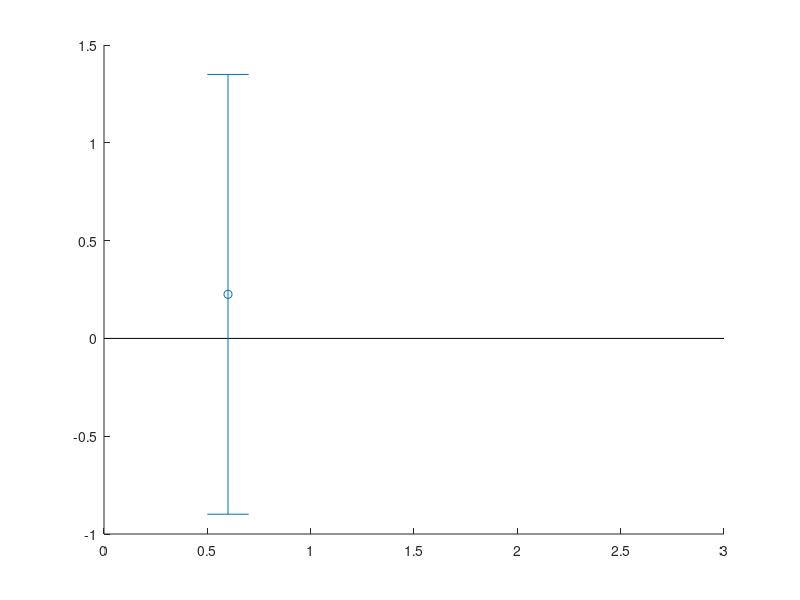

This chart was generated by the following MATLAB code: (Note: this script raises an error after producing the figure.)
function spaghetti_plot(varargin)
  %
  % Plots 2 distributions side by side. The spaghetti plot can be used to plot
  % paired data.
  %
  % USAGE::
  %
  % spaghetti_plot(data, ...
  %             'spaghetti', true, ...
  %             'fontSize', 12, ...
  %             'xTickLabel', 1:2, ...
  %             'xLabel', 'x label', ...
  %             'yLabel', 'y label', ...
  %             'title', 'TITLE', ...
  %             'markerSize', 5, ...
  %             'color', [0 0 255]);
  %
  %
  % :param data: data to plot
  % :type data: n X 2 numeric data
  %
  % :param spaghetti: To use spaghetti plot or just a side by side scatter plot.
  %                   If ``false``, it requires ``shadedErrorBar`` from Matlab
  %                   Exhange.
  % :type spaghetti: logical
  %
  % :param fontSize: Default to 12
  % :type fontSize: numeric
  %
  % :param xTickLabel: Default to ``[1 2]``
  % :type xTickLabel:
  %
  % :param xLabel: defaults to ``'x label'``
  % :type xLabel: char
  %
  % :param yLabel: defaults to ``'y label'``
  % :type yLabel: char
  %
  % :param title: defaults to ``'TITLE'``
  % :type title: char
  %
  % :param markerSize: Default to 5
  % :type markerSize: numeric
  %
  % :param color: Defaults to ``'b'``
  % :type color:
  %
  %
  % (C) Copyright 2022 Remi Gau

  x_values_for_mean = [0.6, 2.4];
  x_values_for_data = [1.1, 1.9];

  args = inputParser;
  args.CaseSensitive = false;

  addOptional(args, 'data', [], @isnumeric);
  addParameter(args, 'spaghetti', true, @islogical);
  addParameter(args, 'fontSize', 12, @isnumeric);
  addParameter(args, 'xTickLabel', 1:2);
  addParameter(args, 'xLabel', 'x label', @ischar);
  addParameter(args, 'yLabel', 'y label', @ischar);
  addParameter(args, 'yMin', [], @isnumeric);
  addParameter(args, 'yMax', [], @isnumeric);
  addParameter(args, 'title', 'TITLE', @ischar);
  addParameter(args, 'markerSize', 5, @isnumeric);
  addParameter(args, 'color', [0 0 255], @isnumeric);

  parse(args, varargin{:});

  data = args.Results.data;
  spaghetti = args.Results.spaghetti;
  fontSize = args.Results.fontSize;
  markerSize = args.Results.markerSize;
  color = args.Results.color;

  color = color / 255;

  if isempty(data)

    close all;

    figure;

    data = randn(30, 1);
    data(:, 2) = data + randn * 0.4 + randn(30, 1) * 0.4;

  end

  yMin = args.Results.yMin;

  if isempty(yMin)
    yMin = min(data(:)) * 1.2;
  end
  if yMin > 0
    yMin = 0;
  end

  yMax = args.Results.yMax;
  if isempty(yMax)
    yMax = max(data(:)) * 1.2;
  end
  if yMax  < 0
    yMax = 0;
  end

  range = yMax - yMin;

  %%
  hold on;

  plot([0 3], [0 0], 'k');

  for i_col = 1:2

    to_plot = data(:, i_col);

    if ~spaghetti
      h = plotSpread(to_plot, 'distributionIdx', ones(1, numel(to_plot)), ...
                     'distributionMarkers', {'o'}, ...
                     'distributionColors', color, ...
                     'xValues', x_values_for_data(i_col), ...
                     'showMM', 0, ...
                     'binWidth', range * 0.2, ...
                     'spreadWidth', 0.5);

      set(h{1}, ...
          'markerSize', markerSize, ...
          'MarkerEdgeColor', 'k', ...
          'MarkerFaceColor', color, ...
          'LineWidth', 2);

    end

    errorbar(x_values_for_mean(i_col), ...
             mean(to_plot, 'omitnan'), ...
             std(to_plot, 'omitnan'), ...
             'o', ...
             'color', color, ...
             'linewidth', 2, ...
             'markerSize', markerSize * 1.5, ...
             'MarkerEdgeColor', 'k', ...
             'MarkerFaceColor', color);

  end

  if spaghetti
    lineColor = color * 1.3;
    lineColor(lineColor > 1) = 1;
    h = plot(x_values_for_data, data, 'o-');
    for i = 1:numel(h)
      set(h(i), ...
          'color', lineColor, ...
          'linewidth', 1, ...
          'MarkerSize', markerSize, ...
          'MarkerEdgeColor', 'k', ...
          'MarkerFaceColor', color);
    end
  end

  axis([x_values_for_mean(1) - 0.2, x_values_for_mean(2) + 0.2,  yMin, yMax]);

  abs_max = round(max(abs([yMin yMax])) * 100);
  yTickLabel = round(-2 * abs_max:abs_max / 8:abs_max * 2) / 100;

  xTickLabel = args.Results.xTickLabel;
  if isnumeric(xTickLabel)
    xTickLabel = num2cell(xTickLabel);
    xTickLabel = cellfun(@(x) num2str(x), xTickLabel, 'UniformOutput', false);
  end

  xTickLabel = strrep(xTickLabel, '_', ' ');

  set(gca, ...
      'fontSize', fontSize, ...
      'ytick', yTickLabel, 'yTickLabel', yTickLabel, ...
      'xtick', 1:2, 'xTickLabel', xTickLabel, ...
      'tickLength', [.02 .02], ...
      'tickDir', 'out');

  t = xlabel(args.Results.xLabel);
  set(t, 'fontSize', fontSize + 2);
  t = ylabel(args.Results.yLabel);
  set(t, 'fontSize', fontSize + 2);

  t = title(args.Results.title);
  set(t, 'fontSize', fontSize + 4);

end
